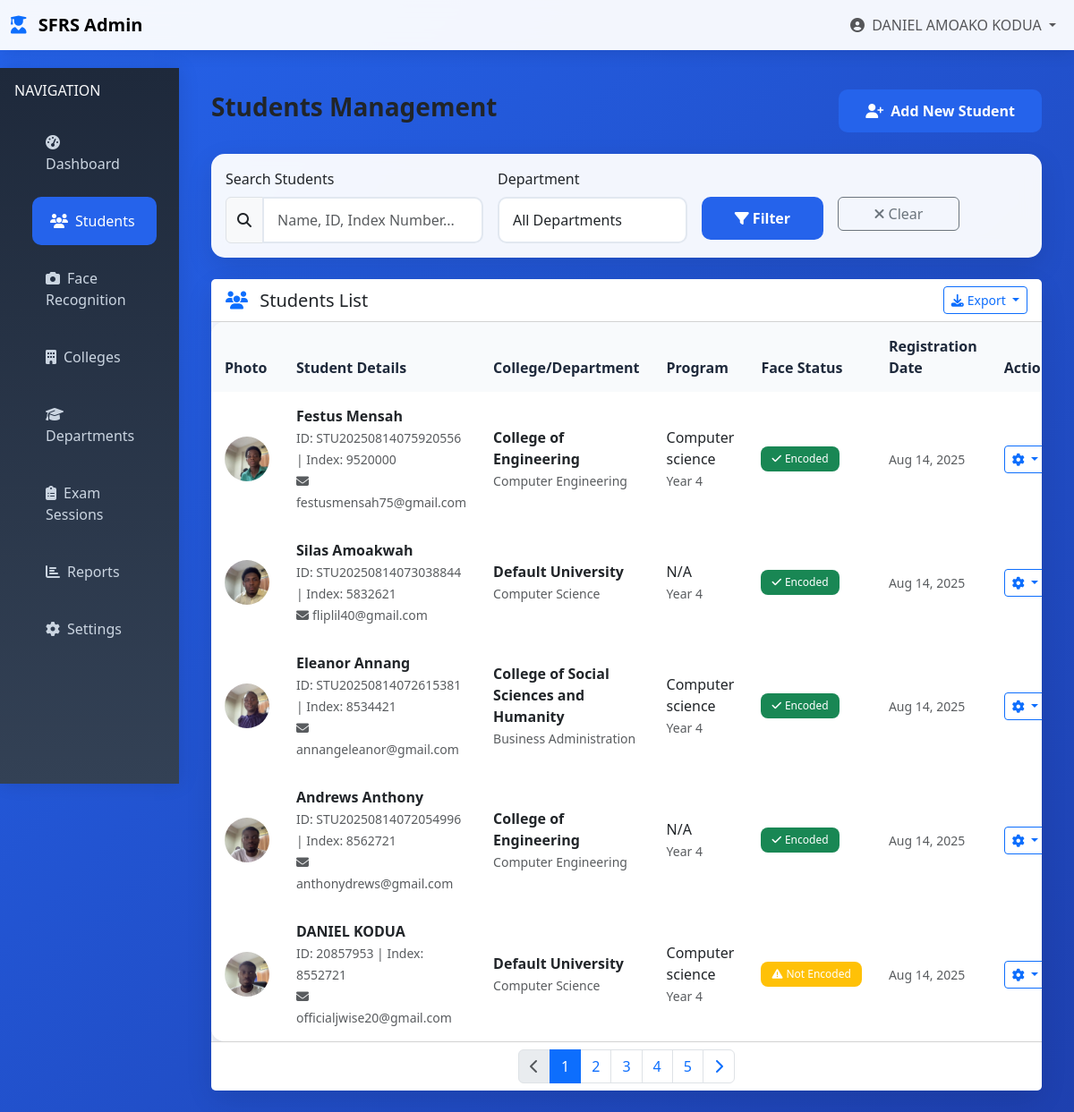
Page /students (signed in) on the committed database.
### tables this page shows
CREATE TABLE students (
            id INTEGER PRIMARY KEY AUTOINCREMENT,
            student_id TEXT UNIQUE NOT NULL,
            index_number TEXT UNIQUE NOT NULL,
            first_name TEXT NOT NULL,
            middle_name TEXT,
            last_name TEXT NOT NULL,
            email TEXT UNIQUE,
            phone TEXT,
            date_of_birth DATE,
            gender TEXT,
            address TEXT,
            emergency_contact TEXT,
            emergency_phone TEXT,
            college_id INTEGER,
            department_id INTEGER,
            program TEXT,
            year_of_study INTEGER,
            admission_year INTEGER,
            photo_path TEXT,
            face_encoding TEXT,
            status TEXT DEFAULT 'active',
            created_by INTEGER,
            created_at TIMESTAMP DEFAULT CURRENT_TIMESTAMP,
            updated_at TIMESTAMP DEFAULT CURRENT_TIMESTAMP, academic_year_id INTEGER,
            FOREIGN KEY (college_id) REFERENCES colleges (id),
            FOREIGN KEY (department_id) REFERENCES departments (id),
            FOREIGN KEY (created_by) REFERENCES admins (id)
        );

CREATE TABLE colleges (
            id INTEGER PRIMARY KEY AUTOINCREMENT,
            name TEXT NOT NULL UNIQUE,
            code TEXT NOT NULL UNIQUE,
            address TEXT,
            phone TEXT,
            email TEXT,
            established_year INTEGER,
            logo_path TEXT,
            status TEXT DEFAULT 'active',
            created_at TIMESTAMP DEFAULT CURRENT_TIMESTAMP
        );

CREATE TABLE departments (
            id INTEGER PRIMARY KEY AUTOINCREMENT,
            college_id INTEGER,
            name TEXT NOT NULL,
            code TEXT NOT NULL,
            head_name TEXT,
            email TEXT,
            phone TEXT,
            status TEXT DEFAULT 'active',
            created_at TIMESTAMP DEFAULT CURRENT_TIMESTAMP,
            FOREIGN KEY (college_id) REFERENCES colleges (id),
            UNIQUE(college_id, code)
        );

### enhanced_app.py (the view)
@app.route('/students')
@login_required
def students_list():
    search = request.args.get('search', '')
    department = request.args.get('department', '')
    page = int(request.args.get('page', 1))
    per_page = 20
    conn = get_db_connection()
    query = '''
        SELECT s.*, c.name as college_name, d.name as department_name
        FROM students s
        LEFT JOIN colleges c ON s.college_id = c.id
        LEFT JOIN departments d ON s.department_id = d.id
        WHERE 1=1
    '''
    params = []
    if search:
        query += ' AND (s.first_name LIKE ? OR s.last_name LIKE ? OR s.student_id LIKE ?)'
        search_param = f'%{search}%'
        params.extend([search_param, search_param, search_param])
    if department:
        query += ' AND s.department_id = ?'
        params.append(department)
    query += ' ORDER BY s.created_at DESC LIMIT ? OFFSET ?'
    params.extend([per_page, (page-1) * per_page])
    students = conn.execute(query, params).fetchall()
    departments = conn.execute('SELECT * FROM departments ORDER BY name').fetchall()
    conn.close()
    return render_template('students/list.html',
                         students=students,
                         departments=departments,
                         search=search,
                         current_page=page)

### database.py (called while the page is built)
def get_db_connection():
    conn = sqlite3.connect(DATABASE)
    conn.row_factory = sqlite3.Row
    return conn

### enhanced_app.py (called while the page is built)
def login_required(f):
    @wraps(f)
    def decorated_function(*args, **kwargs):
        if 'admin_id' not in session:
            return redirect(url_for('login'))
        return f(*args, **kwargs)
    return decorated_function

### templates/students/list.html (shortened to what this page needs)
{% extends "enhanced_base.html" %}
{% block content %}
<div class="d-flex justify-content-between align-items-center mb-4">
    <h1 class="h3 fw-bold">Students Management</h1>
    <a href="{{ url_for('add_student') }}" class="btn btn-primary">
        <i class="fas fa-user-plus me-2"></i>Add New Student
    </a>
</div>
<div class="card mb-4">
    <div class="card-body">
        <form method="GET" class="row g-3">
            <div class="col-md-4">
                <label for="search" class="form-label">Search Students</label>
                <div class="input-group">
                    <span class="input-group-text">
                        <i class="fas fa-search"></i>
                    </span>
                    <input type="text" class="form-control" id="search" name="search"
                           value="{{ search }}" placeholder="Name, ID, Index Number...">
                </div>
            </div>
            <div class="col-md-3">
                <label for="department" class="form-label">Department</label>
                <select class="form-control" id="department" name="department">
                    <option value="">All Departments</option>
                </select>
            </div>
            <div class="col-md-2">
                <label class="form-label">&nbsp;</label>
                <div class="d-grid">
                    <button type="submit" class="btn btn-primary">
                        <i class="fas fa-filter me-1"></i>Filter
                    </button>
                </div>
            </div>
            <div class="col-md-2">
                <label class="form-label">&nbsp;</label>
                <div class="d-grid">
                    <a href="{{ url_for('students_list') }}" class="btn btn-outline-secondary">
                        <i class="fas fa-times me-1"></i>Clear
                    </a>
                </div>
            </div>
        </form>
    </div>
</div>
<div class="card">
    <div class="card-header bg-white d-flex justify-content-between align-items-center">
        <h5 class="card-title mb-0">
            <i class="fas fa-users text-primary me-2"></i>
            Students List
        </h5>
        <div class="dropdown">
            <button class="btn btn-outline-primary dropdown-toggle btn-sm" type="button"
                    data-bs-toggle="dropdown">
                <i class="fas fa-download me-1"></i>Export
            </button>
        </div>
    </div>
    <div class="card-body p-0">
        {% if students %}
        <div class="table-responsive">
            <table class="table table-hover mb-0">
                <thead>
                    <tr>
                        <th>Photo</th>
                        <th>Student Details</th>
                        <th>College/Department</th>
                        <th>Program</th>
                        <th>Face Status</th>
                        <th>Registration Date</th>
                        <th>Actions</th>
                    </tr>
                </thead>
                <tbody>
                    {% for student in students %}
                    <tr>
                        <td>
                            {% if student.photo_path %}
                                <img src="{{ url_for('static', filename=student.photo_path.replace('static/', '')) }}"
                                     alt="Student Photo" class="rounded-circle" width="50" height="50"
                                     style="object-fit: cover;">
                            {% else %}
                                <div class="bg-light rounded-circle d-flex align-items-center justify-content-center"
                                     style="width: 50px; height: 50px;">
                                    <i class="fas fa-user text-muted"></i>
                                </div>
                            {% endif %}
                        </td>
                        <td>
                            <div class="fw-bold">{{ student.first_name }} {{ student.last_name }}</div>
                            <small class="text-muted">
                                ID: {{ student.student_id }} | Index: {{ student.index_number }}
                            </small>
                            {% if student.email %}
                            <br><small class="text-muted">
                                <i class="fas fa-envelope me-1"></i>{{ student.email }}
                            </small>
                            {% endif %}
                        </td>
                        <td>
                            <div class="fw-bold">{{ student.college_name or 'N/A' }}</div>
                            <small class="text-muted">{{ student.department_name or 'N/A' }}</small>
                        </td>
                        <td>
                            <div>{{ student.program or 'N/A' }}</div>
                            {% if student.year_of_study %}
                            <small class="text-muted">Year {{ student.year_of_study }}</small>
                            {% endif %}
                        </td>
                        <td>
                            {% if student.face_encoding %}
                                <span class="badge bg-success">
                                    <i class="fas fa-check me-1"></i>Encoded
                                </span>
                            {% else %}
                                <span class="badge bg-warning">
                                    <i class="fas fa-exclamation-triangle me-1"></i>Not Encoded
                                </span>
                            {% endif %}
                        </td>
                        <td>
                            <small class="text-muted student-date" data-date="{{ student.created_at }}">
                            </small>
                        </td>
                        <td>
                            <div class="dropdown">
                                <button class="btn btn-sm btn-outline-primary dropdown-toggle"
                                        type="button" data-bs-toggle="dropdown">
                                    <i class="fas fa-cog"></i>
                                </button>
                            </div>
                        </td>
                    </tr>
                    {% endfor %}
                </tbody>
            </table>
        </div>
        <div class="card-footer bg-white">
            <nav>
                <ul class="pagination justify-content-center mb-0">
                    <li class="page-item {% if current_page <= 1 %}disabled{% endif %}">
                        <a class="page-link" href="?page={{ current_page - 1 }}&search={{ search }}&department={{ request.args.get('department', '') }}">
                            <i class="fas fa-chevron-left"></i>
                        </a>
                    </li>
                    {% for page_num in range(1, 6) %}
                        <li class="page-item {% if page_num == current_page %}active{% endif %}">
                            <a class="page-link" href="?page={{ page_num }}&search={{ search }}&department={{ request.args.get('department', '') }}">
                                {{ page_num }}
                            </a>
                        </li>
                    {% endfor %}
                    <li class="page-item">
                        <a class="page-link" href="?page={{ current_page + 1 }}&search={{ search }}&department={{ request.args.get('department', '') }}">
                            <i class="fas fa-chevron-right"></i>
                        </a>
                    </li>
                </ul>
            </nav>
        </div>
        {% endif %}
    </div>
</div>
{% endblock %}

### templates/enhanced_base.html (shortened to what this page needs)
<!DOCTYPE html>
<html lang="en">
<head>
    <link href="https://cdn.jsdelivr.net/npm/bootstrap@5.3.0/dist/css/bootstrap.min.css" rel="stylesheet">
    <link href="https://cdnjs.cloudflare.com/ajax/libs/font-awesome/6.4.0/css/all.min.css" rel="stylesheet">
</head>
<body>
    {% if session.admin_id %}
    <nav class="navbar navbar-expand-lg fixed-top">
        <div class="container-fluid">
            <a class="navbar-brand fw-bold" href="{{ url_for('dashboard') }}">
                <i class="fas fa-user-graduate text-primary me-2"></i>
                SFRS Admin
            </a>
            <div class="collapse navbar-collapse" id="navbarNav">
                <ul class="navbar-nav ms-auto">
                    <li class="nav-item dropdown">
                        <a class="nav-link dropdown-toggle" href="#" role="button" data-bs-toggle="dropdown">
                            <i class="fas fa-user-circle me-1"></i>
                            {{ session.admin_name }}
                        </a>
                    </li>
                </ul>
            </div>
        </div>
    </nav>
    <div class="container-fluid" style="margin-top: 76px;">
        <div class="row">
            <div class="col-md-3 col-lg-2 px-0">
                <div class="sidebar">
                    <div class="p-3">
                        <h6 class="text-light mb-3">NAVIGATION</h6>
                        <nav class="nav flex-column">
                            <a class="nav-link" href="{{ url_for('dashboard') }}">
                                <i class="fas fa-tachometer-alt me-2"></i>Dashboard
                            </a>
                            <a class="nav-link" href="{{ url_for('students_list') }}">
                                <i class="fas fa-users me-2"></i>Students
                            </a>
                            <a class="nav-link" href="{{ url_for('verify_face') }}">
                                <i class="fas fa-camera me-2"></i>Face Recognition
                            </a>
                            <a class="nav-link" href="#">
                                <i class="fas fa-building me-2"></i>Colleges
                            </a>
                            <a class="nav-link" href="#">
                                <i class="fas fa-graduation-cap me-2"></i>Departments
                            </a>
                            <a class="nav-link" href="#">
                                <i class="fas fa-clipboard-list me-2"></i>Exam Sessions
                            </a>
                            <a class="nav-link" href="#">
                                <i class="fas fa-chart-bar me-2"></i>Reports
                            </a>
                            <a class="nav-link" href="#">
                                <i class="fas fa-cog me-2"></i>Settings
                            </a>
                        </nav>
                    </div>
                </div>
            </div>
            <div class="col-md-9 col-lg-10">
                <div class="p-4">
                    {% endif %}
                    {% block content %}{% endblock %}
                    {% if session.admin_id %}
                </div>
            </div>
        </div>
    </div>
    {% endif %}
</body>
</html>

### templates/enhanced_base.html (style rules this page uses)
:root { --primary-color: #2563eb; --secondary-color: #1e40af; --success-color: #059669; --warning-color: #d97706; --danger-color: #dc2626; --info-color: #0891b2; --light-color: #f8fafc; --dark-color: #1e293b; }
body { background: linear-gradient(135deg, var(--primary-color), var(--secondary-color)); min-height: 100vh; font-family: 'Segoe UI', Tahoma, Geneva, Verdana, sans-serif; }
.navbar { background: rgba(255, 255, 255, 0.95); backdrop-filter: blur(10px); box-shadow: 0 2px 20px rgba(0, 0, 0, 0.1); }
.card { border: none; border-radius: 15px; box-shadow: 0 10px 30px rgba(0, 0, 0, 0.1); backdrop-filter: blur(10px); background: rgba(255, 255, 255, 0.95); }
.btn-primary { background: var(--primary-color); border: none; border-radius: 10px; padding: 12px 30px; font-weight: 600; transition: all 0.3s ease; }
.form-control { border: 2px solid #e2e8f0; border-radius: 10px; padding: 12px 15px; transition: all 0.3s ease; }
.sidebar { background: linear-gradient(180deg, var(--dark-color), #334155); min-height: 100vh; box-shadow: 2px 0 20px rgba(0, 0, 0, 0.1); }
.sidebar .nav-link { color: #cbd5e1; padding: 15px 20px; margin: 5px 15px; border-radius: 10px; transition: all 0.3s ease; }
.sidebar .nav-link:hover, .sidebar .nav-link.active { background: var(--primary-color); color: white; transform: translateX(5px); }
.table { background: white; border-radius: 15px; overflow: hidden; box-shadow: 0 5px 15px rgba(0, 0, 0, 0.1); }
.table th { background: var(--light-color); border: none; padding: 15px; font-weight: 600; color: var(--dark-color); }
.table td { border: none; padding: 15px; vertical-align: middle; }
.badge { padding: 8px 12px; border-radius: 8px; font-weight: 500; }

### rows in the picture
students: admin_name "DANIEL AMOAKO KODUA", photo_path (picture), first_name "DANIEL", last_name "KODUA", student_id "20857953", index_number "8552721", email "officialjwise20@gmail.com", name "Default University", name "Computer Science", program "Computer science", year_of_study "4", shows "Not Encoded"
students: photo_path (picture), first_name "Festus", last_name "Mensah", student_id "STU20250814075920556", index_number "9520000", email "festusmensah75@gmail.com", name "College of Engineering", name "Computer Engineering", program "Computer science", year_of_study "4", shows "Encoded"
students: photo_path (picture), first_name "Silas", last_name "Amoakwah", student_id "STU20250814073038844", index_number "5832621", email "fliplil40@gmail.com", name "Default University", name "Computer Science", program "N/A", year_of_study "4", shows "Encoded"
students: photo_path (picture), first_name "Eleanor", last_name "Annang", student_id "STU20250814072615381", index_number "8534421", email "annangeleanor@gmail.com", name "College of Social Sciences and Humanity", name "Business Administration", program "Computer science", year_of_study "4", shows "Encoded"
students: photo_path (picture), first_name "Andrews", last_name "Anthony", student_id "STU20250814072054996", index_number "8562721", email "anthonydrews@gmail.com", name "College of Engineering", name "Computer Engineering", program "N/A", year_of_study "4", shows "Encoded"

### other values in the picture
{{ page_num }} "1" "2" "3" "4" "5"
